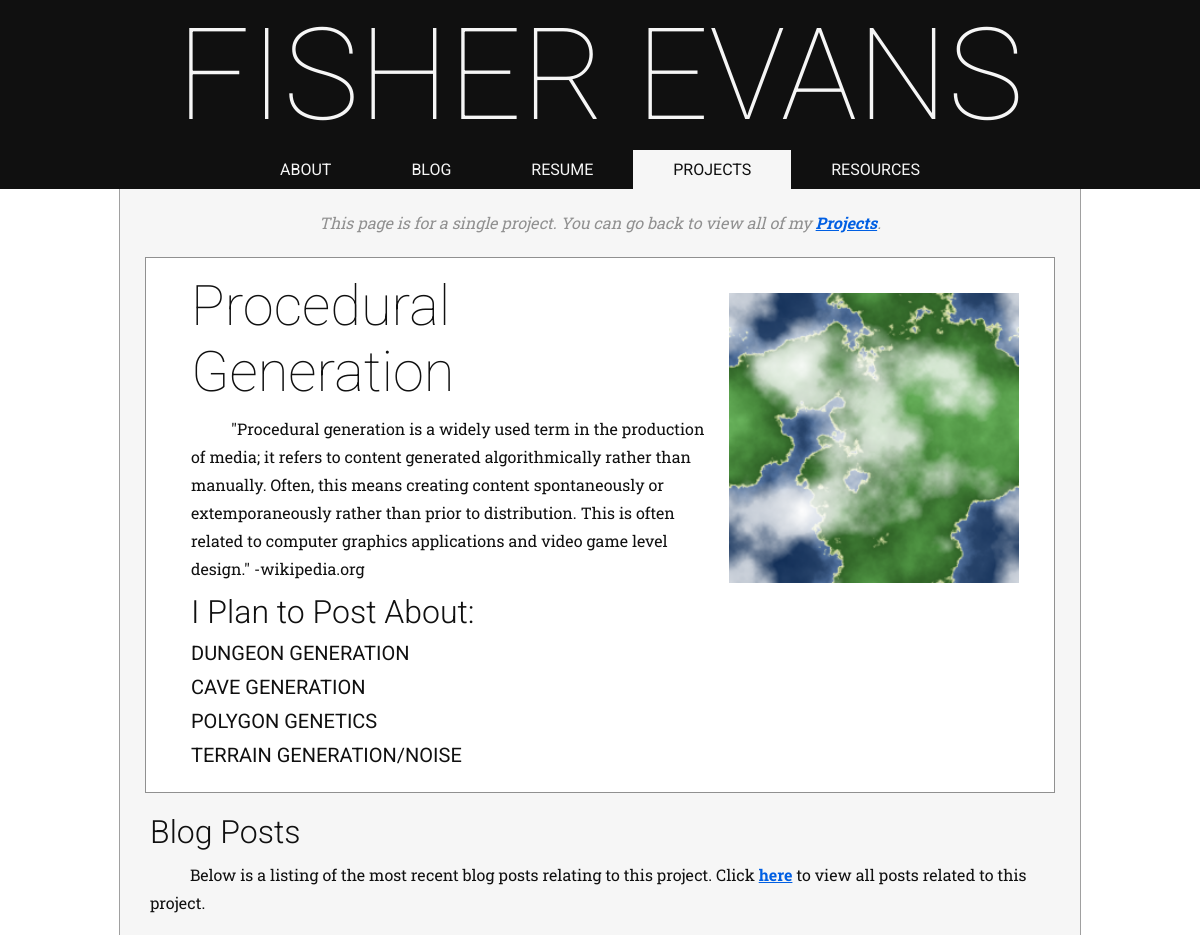
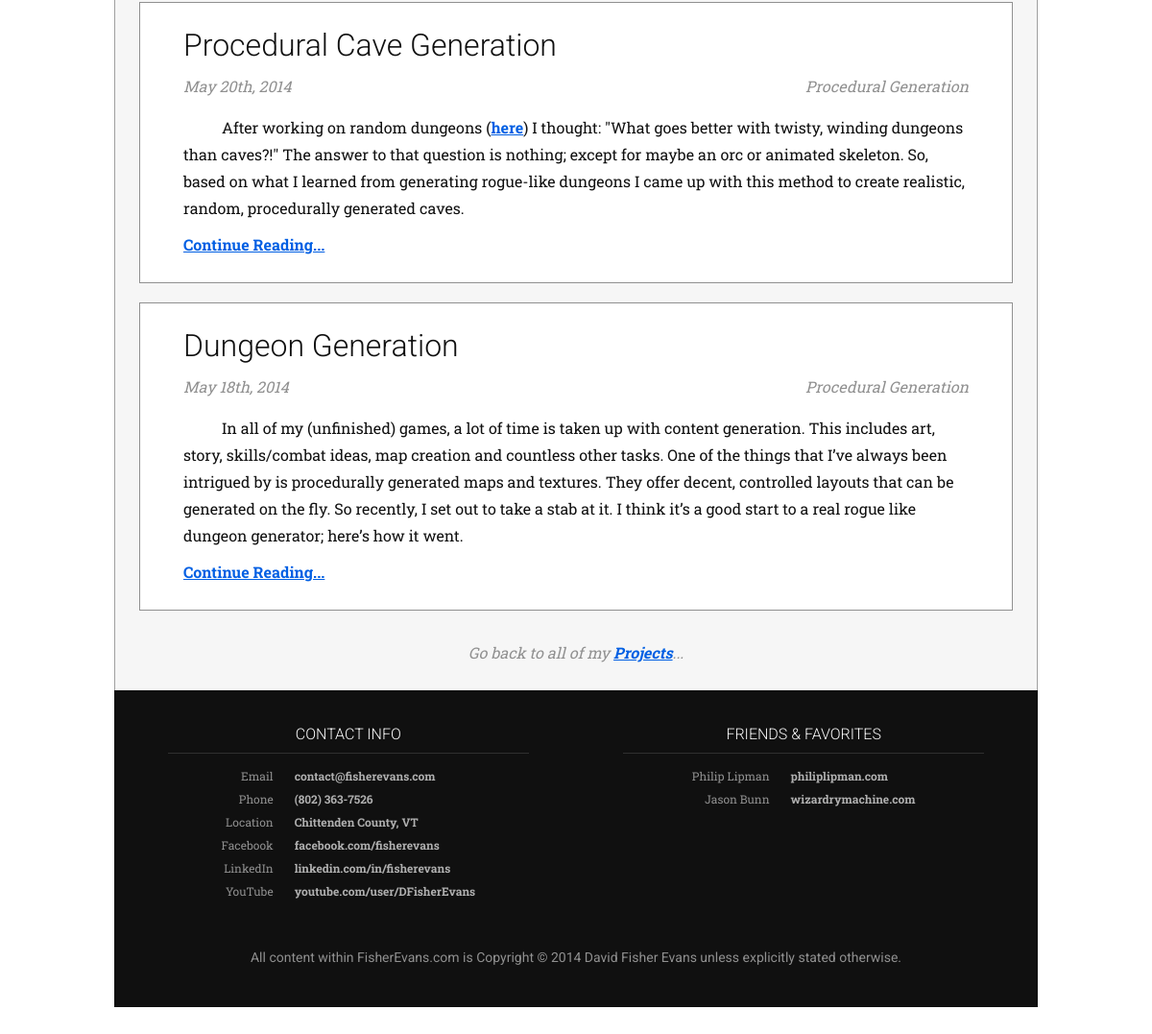
The app's page /projects/procedural-generation with its own data (2 pictures, top to bottom).
### tables this page shows
CREATE TABLE IF NOT EXISTS `navigation` (
  `id` int(5) NOT NULL AUTO_INCREMENT,
  `page_id` varchar(100) NOT NULL,
  `sequence` int(5) NOT NULL,
  PRIMARY KEY (`id`),
  UNIQUE KEY `page_id_UNIQUE` (`page_id`)
);

CREATE TABLE IF NOT EXISTS `pages` (
  `id` varchar(255) NOT NULL,
  `title` varchar(255) NOT NULL,
  `content` text NOT NULL,
  PRIMARY KEY (`id`),
  UNIQUE KEY `title_UNIQUE` (`title`)
);

CREATE TABLE IF NOT EXISTS `projects` (
  `id` varchar(255) NOT NULL,
  `tag_id` varchar(255) NOT NULL,
  `intro_content` text NOT NULL,
  `main_content` text NOT NULL,
  `name` varchar(255) NOT NULL,
  `image_location` varchar(255) NOT NULL,
  PRIMARY KEY (`id`),
  UNIQUE KEY `tag_id_UNIQUE` (`tag_id`),
  UNIQUE KEY `name_UNIQUE` (`name`)
);

CREATE TABLE IF NOT EXISTS `posts` (
  `id` varchar(255) NOT NULL,
  `intro_content` text NOT NULL,
  `main_content` text NOT NULL,
  `title` varchar(255) NOT NULL,
  `post_date` datetime NOT NULL,
  PRIMARY KEY (`id`),
  UNIQUE KEY `id_UNIQUE` (`id`)
);

CREATE TABLE IF NOT EXISTS `tags` (
  `id` varchar(255) NOT NULL,
  `name` varchar(255) NOT NULL,
  PRIMARY KEY (`id`)
);

### index.php (the view, shortened to what this page needs)
<?php
    $pageContent = "null";
    $title = " | FisherEvans.com";
    include('global_functions.php');
    $URL = explode('?', $_SERVER['REQUEST_URI']);
    $URL[0] = preg_replace("/[^0-9a-z\-\/]/", "", preg_replace("/^\//", "", strtolower($URL[0])));
    $URI = explode('/', $URL[0]);
    $baseResource = array_shift($URI);
    switch($baseResource) {
        case "projects":
            include('projects.php');
            $pageContent = getProjectsContent($URI);
            break;
    }
?>
<!DOCTYPE html>
<html>
    <head>
        <link href="/css/prism.css" rel="stylesheet" />
        <link href='/css/style_global.css' rel='stylesheet' type='text/css' media="all">
        <link href='/css/style_big.css' rel='stylesheet' type='text/css' media="all and (max-width:1050px)">
        <link href='/css/style_small.css' rel='stylesheet' type='text/css' media="all and (max-width:700px)">
    </head>
    <body>
        <div id="header">
            <span id="title">Fisher Evans</span>
            <div id="nav">
                <?php
                    foreach(fetchNavigation() as $nav) {
                        echo getNavLink($nav['page_id'], getPagetitle($nav['page_id']));
                    }
                ?>
            </div>
        </div>
        <div class="page">
            <?php
                echo $pageContent;
            ?>
        </div>
        <div class="page" id="footer">
            <div class="footerHalf">
                <h4>CONTACT INFO</h4>
                <table cell-spacing=0>
                    <tr>
                        <td class="left">Email</td>
                        <td class="right"><a href="mailto:contact@fisherevans.com">contact@fisherevans.com</a></td>
                    </tr>
                    <tr>
                        <td class="left">Phone</td>
                        <td class="right"><a href="tel:8023637526">(802) 363-7526</a></td>
                    </tr>
                    <tr>
                        <td class="left">Location</td>
                        <td class="right"><a target="_blank" href="https://www.google.com/maps/place/Chittenden+County/@44.4380375,-73.0638627,108486m/data=!3m2!1e3!4b1!4m2!3m1!1s0x4cb587b3309b2fdf:0x24998da66abb959c?hl=en">Chittenden County, VT</a></td>
                    </tr>
                    <tr>
                        <td class="left">Facebook</td>
                        <td class="right"><a target="_blank" href="https://www.facebook.com/fisherevans">facebook.com/fisherevans</a></td>
                    </tr>
                    <tr>
                        <td class="left">LinkedIn</td>
                        <td class="right"><a target="_blank" href="http://www.linkedin.com/in/fisherevans/">linkedin.com/in/fisherevans</a></td>
                    </tr>
                    <tr>
                        <td class="left">YouTube</td>
                        <td class="right"><a target="_blank" href="http://www.youtube.com/user/DFisherEvans">youtube.com/user/DFisherEvans</a></td>
                    </tr>
                </table>
            </div>
            <div class="footerHalf">
            <h4>FRIENDS & FAVORITES</h4>
            <table cell-spacing=0>
                <tr>
                    <td class="left">Philip Lipman</td>
                    <td class="right"><a target="_blank" href="http://www.philiplipman.com/">philiplipman.com</a></td>
                </tr>
                <tr>
                    <td class="left">Jason Bunn</td>
                    <td class="right"><a target="_blank" href="http://wizardrymachine.com/">wizardrymachine.com</a></td>
                </tr>
            </table>
            </div>
            <p>All content within FisherEvans.com is Copyright &copy; 2014 David Fisher Evans unless explicitly stated otherwise.</p>
        </div>
    </body>
</html>

### projects.php (shortened to what this page needs)
<?php
    $postsToShow = 3;
    function fetchProject($projectId) {
        $query = mysql_query("SELECT * FROM projects WHERE id='$projectId';");
        return mysql_fetch_array($query);
    }
    function getProject($project) {
        $content = '<p class="topNotification">This page is for a single project. You can go back to view all of my <a href="/projects">Projects</a>.</p>';
        $content .= "<div class='contentBlock'>";
        $content .= "<img class='projectLogo' src='" . $project['image_location'] . "' />";
        $content .= '<h1 class="headerLink" onClick="javascript:' . "window.location.assign('/projects/" . $project['id'] . "');" . '">' . $project['name'] . '</h1>';
        $content .= '<p>' . $project['intro_content'] . '</p>';
        $content .= $project['main_content'] . "</div>";
        global $postsToShow;
        $posts = fetchTagPostsLimit($project['tag_id'], $postsToShow);
        if(sizeof($posts) > 0) {
            $content .= '<h2>Blog Posts</h2><p>Below is a listing of the most recent blog posts relating to this project. Click <a href="/blog/tags/' . $project['tag_id'] . '">here</a> to view all posts related to this project.';
            $content .= getPostSummaries($posts, "h3");
        }
        $content .= '<p class="topNotification">Go back to all of my <a href="/projects">Projects</a>...</p>';
        return $content;
    }
    function getProjectsContent($path) {
        include('blog.php');
        $action = array_shift($path);
        if($action == "") {
            $title = "Projects" . $title;
            $content = '<h1>Projects</h1><p>Below is a list of personal (and maybe some group) projects that I thought deserved their own page. Feel free to contact me (see the footer) if you\'de like to know more about a certain project or endeavor.</p>';
            $content .= '<p class="subtitle">The following projects are listed in order of their most recent blog post activity.</p>';
            foreach(fetchProjects() as $project) {
                $content .= getProjectSummary($project);
            }
            return $content;
        } else {
            $project = fetchProject($action);
            if($project == null)
                return get404();
            else {
                return getProject($project);
            }
        }
        return "<h1>Projects</h1>";
    }
?>

### blog.php (shortened to what this page needs)
<?php
    $currentTag = "";
    function fetchPostTags($postId) {
        $query = mysql_query("SELECT t.id, t.name FROM posts_to_tags AS ptt, tags AS t WHERE ptt.post_id='$postId' AND ptt.tag_id=t.id;");
        $tags = array();
        while($tag = mysql_fetch_array($query))
            array_push($tags, $tag);
        return $tags;
    }
    function fetchTagPostsLimit($tagId, $limit) {
        $query = mysql_query("SELECT p.id, p.title, p.intro_content, p.post_date FROM posts AS p, posts_to_tags AS ptt WHERE ptt.tag_id='$tagId' AND ptt.post_id=p.id order by post_date desc LIMIT $limit;");
        $posts = array();
        while($post = mysql_fetch_array($query))
            array_push($posts, $post);
        return $posts;
    }
    function getTagList($postId) {
        $tags = fetchPostTags($postId);
        $list = "";
        $id = 0;
        foreach($tags as $tag) {
            $list .= '<a class="tagLink';
            $list .= '" href="/blog/tags/' . $tag['id'] . '">' . $tag['name'] . '</a>';
        }
        return $list;
    }
    function getPostSummaries($posts, $heading) {
        $content = "";
        foreach($posts as $post) {
            $content .= '<div class="contentBlock"><h2 class="headerLink" onClick="javascript:' . "window.location.assign('/blog/post/" . $post['id'] . "');" . '">' . $post['title'] . '</h2>';
            $content .= '<p class="blogPostTagline time">' . date("F jS, Y", strtotime($post['post_date'])) . '</p>';
            $content .= '<p class="blogPostTagline tags">' . getTagList($post['id']) . '</p>';
            $content .= '<div class="spacer"></div><p class="blogPostOpeneing">' . $post['intro_content'] . '</p>';
            $content .= '<p class="readMore"><a href="/blog/post/' . $post['id'] . '">Continue Reading...</a></div>';
        }
        return $content;
    }
?>

### global_functions.php (shortened to what this page needs)
<?php
    function getPagetitle($pageId) {
        $query = mysql_query("SELECT title FROM pages WHERE id='" . $pageId . "';");
        $result = mysql_fetch_array($query);
        return $result['title'];
    }
    function fetchNavigation() {
        $query = mysql_query("SELECT * FROM navigation order by sequence asc;");
        $navs = array();
        while($nav = mysql_fetch_array($query))
            array_push($navs, $nav);
        return $navs;
    }
    function getNavLink($pageId, $label) {
        global $baseResource;
        $tag = '<a class="navLink fadeColor';
        if($pageId == $baseResource)
            $tag .= ' selected';
        $tag .= '" href="/' . $pageId . '">' . $label . "</a>\n";
        return $tag;
    }
?>

### css/style_global.css (style rules this page uses)
* { margin: 0px; padding: 0px; }
html { overflow-y: scroll; min-width:300px; }
body { background-color:#ffffff; }
#header { margin:0px auto; width:100%; background-color:#101010; z-index:1; }
#title { font-family: 'Roboto', sans-serif; font-weight:100; text-transform:uppercase; text-align:center; color:#f6f6f6; display:block; margin:0px auto; width:100%; font-size:128px; }
#nav { width:100%; margin:0px auto; text-align:center; font-size: 0px; max-height:45px; overflow:hidden; }
.navLink { font-family: 'Roboto', sans-serif; text-transform:uppercase; text-decoration:none; background-color:#101010; display:inline-block; font-size:16px; padding:10px 40px; color:#f6f6f6; }
.navLink.selected { color:#101010; background-color:#f6f6f6; }
.page { margin:0px auto; width:80%; max-width:1100px; display:block; border-left:1px solid #a0a0a0; border-right:1px solid #a0a0a0; overflow-x:hidden; background-color:#f6f6f6; padding-bottom:15px; }
.contentBlock { display:block; padding:15px; margin:20px 25px; border:1px solid #909090; background-color:#ffffff; text-align:left; vertical-align: middle; overflow-x:hidden; overflow-y:auto; }
p, h1, h2, h3 { color:#101010; margin:10px 30px; display:block; }
h1, h2, h3 { font-family: 'Roboto', sans-serif; font-weight:100; font-size: 56px; }
h1 { margin:0px 30px; }
.headerLink { cursor:pointer; -webkit-transition: color 0.35s ease; -moz-transition: color 0.35s ease; -ms-transition: color 0.35s ease; -o-transition: color 0.35s ease; transition: color 0.35s ease; }
h2 { font-size: 32px; font-weight:300; }
h3 { font-size: 20px; font-weight:400; text-transform:uppercase; }
.page a { font-family: 'Roboto Slab', serif; font-size: 16px; line-height:24px; font-weight: 700; color:#005FE3; text-decoration:underlined; -webkit-transition: color 0.35s ease, background 0.35s ease; -moz-transition: color 0.35s ease, background 0.35s ease; -ms-transition: color 0.35s ease, background 0.35s ease; -o-transition: color 0.35s ease, background 0.35s ease; transition: color 0.35s ease, background 0.35s ease; }
.page a.tagLink { color:#909090; text-decoration:none; font-weight: 400; }
p { font-family: 'Roboto Slab', serif; font-size: 16px; line-height:28px; font-weight: 400; text-indent: 40px; }
p.blogPostTagline { font-weight: 400; font-style:italic; margin:0px; text-indent: 0px; color:#909090; }
p.blogPostTagline.time { float:left; padding-left:30px; }
p.blogPostTagline.tags { float:right; text-align:right; padding-right:30px; }
p.blogPostOpeneing { padding-top:20px; }
p.readMore { text-indent: 0px; }
p.topNotification { padding:0px; font-style:italic; text-indent: 0px; text-align:center; color:#909090; padding-top:10px; }
.page img.projectLogo { float:right; border:0px; margin:20px; width:33%; }
div.spacer { display:block; height:3px; }
#footer { margin: 0px auto; margin-bottom:30px; padding:15px 0px; background-color:#101010; border:1px solid #101010; text-align:center; }
#footer p { font-family: 'Roboto', sans-serif; text-indent: 0px; font-size:14px; padding:12px; color:#909090; text-align:center; }
#footer .footerHalf { width:49%; padding:20px 0px; display:inline-block; text-align: center; vertical-align: top; }
.footerHalf h4 { font-family: 'Roboto', sans-serif; font-weight:300; font-size: 16px; color:#fafafa; padding: 0px; padding-bottom:10px; margin-bottom: 10px; display: inline-block; text-align: center; width: 80%; border-bottom: 1px solid #303030; }
.footerHalf table { margin: 0px auto; }
.footerHalf table td { font-family: 'Roboto Slab', serif; font-size: 12px; line-height:22px; font-weight: 400; color:#909090; }
.footerHalf table .left { text-align:right; padding-right:10px; }
.footerHalf table .right { text-align:left; padding-left:10px; }
.footerHalf table a { text-decoration:none; color:#b0b0b0; font-family: 'Roboto Slab', serif; font-size: 12px; line-height:22px; font-weight:700; }
.fadeColor { -webkit-transition: color 0.35s ease, background 0.35s ease; -moz-transition: color 0.35s ease, background 0.35s ease; -ms-transition: color 0.35s ease, background 0.35s ease; -o-transition: color 0.35s ease, background 0.35s ease; transition: color 0.35s ease, background 0.35s ease; }
.fadeMaxHeight { -webkit-transition: max-height 0.35s ease; -moz-transition: max-height 0.35s ease; -ms-transition: max-height 0.35s ease; -o-transition: max-height 0.35s ease; transition: max-height 0.35s ease; }

### css/style_big.css (style rules this page uses)
#title { font-weight:100; font-size:96px; }
.page { width:90%; max-width:800px; }
.navLink { padding:10px 30px; }

### records on screen
navigation: page.title "ABOUT"
navigation: page.title "BLOG"
navigation: page.title "RESUME"
navigation: page.title "PROJECTS"
navigation: page.title "RESOURCES"
projects: image_location (picture), name "Procedural Generation", intro_content "\"Procedural generation is a widely used term in the production of media; it refers to content generated algorithmically rather than manually. Often, this means creating content spontaneously or extemporaneously rather than prior to distribution. This is often related to computer graphics applications and video game level design.\" -wikipedia.org", main_content "I Plan to Post About: DUNGEON GENERATION CAVE GENERATION POLYGON GENETICS TERRAIN GENERATION/NOISE"
posts: title "Procedural Cave Generation", post_date "May 20th, 2014", intro_content "After working on random dungeons ( here ) I thought: \"What goes better with twisty, winding dungeons than caves?!\" The answer to that question is nothing; except for maybe an orc or animated skeleton. So, based on what I learned from generating rogue-like dungeons I came up with this method to create realistic, random, procedurally generated caves."
tags: name "Procedural Generation"
posts: title "Dungeon Generation", post_date "May 18th, 2014", intro_content "In all of my (unfinished) games, a lot of time is taken up with content generation. This includes art, story, skills/combat ideas, map creation and countless other tasks. One of the things that I’ve always been intrigued by is procedurally generated maps and textures. They offer decent, controlled layouts that can be generated on the fly. So recently, I set out to take a stab at it. I think it’s a good start to a real rogue like dungeon generator; here’s how it went."
